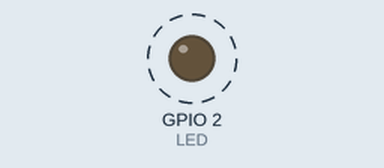
A sketch run on a simulated ESP32. Parts: output pins drawn as LEDs (lit = HIGH). Dashed ring = blinking.

Above: at 0.2 s.
Timing chart, 0 to 3.0 s (numbered marks = the images above):
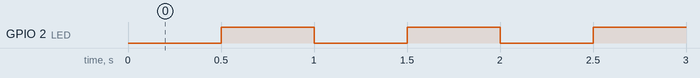

The sketch:

Ticker_LED.ino
```cpp
/*
Electronics Studio
@file Ticker_LED.ino
@date 15-08-2024
@url https:https://github.com/electronicsstudio
*/

#include <Ticker.h>
#define LED 2
Ticker ticker;

void toggleLED() {
    digitalWrite(LED, !digitalRead(LED));
}

void setup() {
    pinMode(LED, OUTPUT);
    ticker.attach(0.5, toggleLED); // Call toggleLED function every 1 second
}

void loop() {
    // Empty loop as Ticker handles the timing in the background
}
```

Measured:
- by itself, GPIO 2 (LED): alternates HIGH for 0.50 s and LOW for 0.50 s
